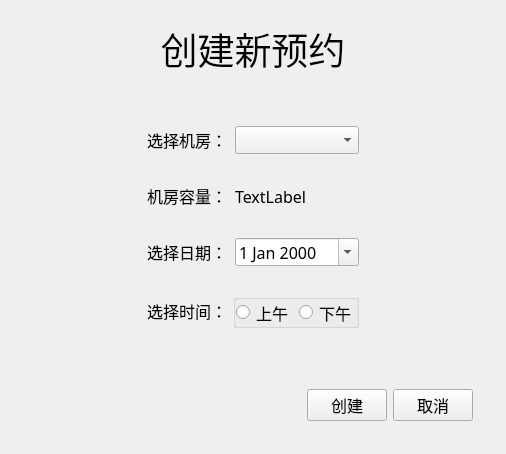
<?xml version="1.0" encoding="UTF-8"?>
<ui version="4.0">
 <class>UiStudentOrder</class>
 <widget class="QWidget" name="UiStudentOrder">
  <property name="geometry">
   <rect>
    <x>0</x>
    <y>0</y>
    <width>506</width>
    <height>454</height>
   </rect>
  </property>
  <property name="windowTitle">
   <string>创建预约</string>
  </property>
  <layout class="QVBoxLayout" name="verticalLayout_2">
   <item>
    <widget class="QWidget" name="widget" native="true">
     <layout class="QHBoxLayout" name="horizontalLayout_2">
      <item>
       <widget class="QLabel" name="label_4">
        <property name="font">
         <font>
          <family>楷体</family>
          <pointsize>28</pointsize>
         </font>
        </property>
        <property name="text">
         <string>创建新预约</string>
        </property>
        <property name="alignment">
         <set>Qt::AlignCenter</set>
        </property>
       </widget>
      </item>
     </layout>
    </widget>
   </item>
   <item>
    <widget class="QWidget" name="widget_8" native="true">
     <layout class="QHBoxLayout" name="horizontalLayout_7">
      <item>
       <spacer name="horizontalSpacer_2">
        <property name="orientation">
         <enum>Qt::Horizontal</enum>
        </property>
        <property name="sizeHint" stdset="0">
         <size>
          <width>40</width>
          <height>20</height>
         </size>
        </property>
       </spacer>
      </item>
      <item>
       <widget class="QWidget" name="widget_5" native="true">
        <layout class="QVBoxLayout" name="verticalLayout">
         <item>
          <widget class="QWidget" name="widget_2" native="true">
           <layout class="QHBoxLayout" name="horizontalLayout" stretch="40,60">
            <property name="bottomMargin">
             <number>11</number>
            </property>
            <item>
             <widget class="QLabel" name="label">
              <property name="font">
               <font>
                <family>楷体</family>
                <pointsize>12</pointsize>
               </font>
              </property>
              <property name="text">
               <string>选择机房：</string>
              </property>
             </widget>
            </item>
            <item>
             <widget class="QComboBox" name="cbBox_room">
              <property name="minimumSize">
               <size>
                <width>0</width>
                <height>28</height>
               </size>
              </property>
              <property name="font">
               <font>
                <family>宋体</family>
                <pointsize>12</pointsize>
               </font>
              </property>
              <property name="insertPolicy">
               <enum>QComboBox::InsertAtBottom</enum>
              </property>
             </widget>
            </item>
           </layout>
          </widget>
         </item>
         <item>
          <widget class="QWidget" name="widget_9" native="true">
           <layout class="QHBoxLayout" name="horizontalLayout_8" stretch="40,60">
            <item>
             <widget class="QLabel" name="label_5">
              <property name="font">
               <font>
                <family>楷体</family>
                <pointsize>12</pointsize>
               </font>
              </property>
              <property name="text">
               <string>机房容量：</string>
              </property>
             </widget>
            </item>
            <item>
             <widget class="QLabel" name="label_capacity">
              <property name="minimumSize">
               <size>
                <width>0</width>
                <height>28</height>
               </size>
              </property>
              <property name="font">
               <font>
                <family>宋体</family>
                <pointsize>12</pointsize>
               </font>
              </property>
              <property name="text">
               <string>TextLabel</string>
              </property>
             </widget>
            </item>
           </layout>
          </widget>
         </item>
         <item>
          <widget class="QWidget" name="widget_3" native="true">
           <layout class="QHBoxLayout" name="horizontalLayout_3" stretch="40,60">
            <item>
             <widget class="QLabel" name="label_2">
              <property name="font">
               <font>
                <family>楷体</family>
                <pointsize>12</pointsize>
               </font>
              </property>
              <property name="text">
               <string>选择日期：</string>
              </property>
             </widget>
            </item>
            <item>
             <widget class="QDateEdit" name="dateEdit">
              <property name="minimumSize">
               <size>
                <width>0</width>
                <height>28</height>
               </size>
              </property>
              <property name="baseSize">
               <size>
                <width>0</width>
                <height>28</height>
               </size>
              </property>
              <property name="font">
               <font>
                <family>宋体</family>
                <pointsize>12</pointsize>
               </font>
              </property>
              <property name="calendarPopup">
               <bool>true</bool>
              </property>
             </widget>
            </item>
           </layout>
          </widget>
         </item>
         <item>
          <widget class="QWidget" name="widget_4" native="true">
           <layout class="QHBoxLayout" name="horizontalLayout_4" stretch="40,60">
            <item>
             <widget class="QLabel" name="label_3">
              <property name="font">
               <font>
                <family>楷体</family>
                <pointsize>12</pointsize>
               </font>
              </property>
              <property name="text">
               <string>选择时间：</string>
              </property>
             </widget>
            </item>
            <item>
             <widget class="QGroupBox" name="groupBox">
              <property name="minimumSize">
               <size>
                <width>0</width>
                <height>28</height>
               </size>
              </property>
              <property name="title">
               <string/>
              </property>
              <layout class="QHBoxLayout" name="horizontalLayout_9">
               <property name="leftMargin">
                <number>0</number>
               </property>
               <property name="topMargin">
                <number>0</number>
               </property>
               <property name="rightMargin">
                <number>0</number>
               </property>
               <property name="bottomMargin">
                <number>0</number>
               </property>
               <item>
                <widget class="QRadioButton" name="rb_morning">
                 <property name="font">
                  <font>
                   <family>宋体</family>
                   <pointsize>12</pointsize>
                  </font>
                 </property>
                 <property name="text">
                  <string>上午</string>
                 </property>
                </widget>
               </item>
               <item>
                <widget class="QRadioButton" name="rb_afternoon">
                 <property name="font">
                  <font>
                   <family>宋体</family>
                   <pointsize>12</pointsize>
                  </font>
                 </property>
                 <property name="text">
                  <string>下午</string>
                 </property>
                </widget>
               </item>
              </layout>
             </widget>
            </item>
           </layout>
           <zorder>groupBox</zorder>
           <zorder>label_3</zorder>
          </widget>
         </item>
        </layout>
       </widget>
      </item>
      <item>
       <spacer name="horizontalSpacer_3">
        <property name="orientation">
         <enum>Qt::Horizontal</enum>
        </property>
        <property name="sizeHint" stdset="0">
         <size>
          <width>40</width>
          <height>20</height>
         </size>
        </property>
       </spacer>
      </item>
     </layout>
    </widget>
   </item>
   <item>
    <widget class="QWidget" name="widget_7" native="true">
     <layout class="QHBoxLayout" name="horizontalLayout_6">
      <item>
       <spacer name="horizontalSpacer">
        <property name="orientation">
         <enum>Qt::Horizontal</enum>
        </property>
        <property name="sizeHint" stdset="0">
         <size>
          <width>40</width>
          <height>20</height>
         </size>
        </property>
       </spacer>
      </item>
      <item>
       <widget class="QWidget" name="widget_6" native="true">
        <layout class="QHBoxLayout" name="horizontalLayout_5">
         <item>
          <widget class="QPushButton" name="btn_create">
           <property name="font">
            <font>
             <family>新宋体</family>
             <pointsize>12</pointsize>
            </font>
           </property>
           <property name="text">
            <string>创建</string>
           </property>
          </widget>
         </item>
         <item>
          <widget class="QPushButton" name="btn_cancel">
           <property name="font">
            <font>
             <family>新宋体</family>
             <pointsize>12</pointsize>
            </font>
           </property>
           <property name="text">
            <string>取消</string>
           </property>
          </widget>
         </item>
        </layout>
       </widget>
      </item>
     </layout>
    </widget>
   </item>
  </layout>
 </widget>
 <layoutdefault spacing="6" margin="11"/>
 <resources/>
 <connections/>
</ui>
